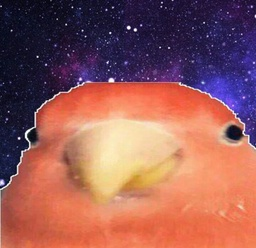
#> input picture pepuk.jpg, 256 x 248 px, shrunk from 604 x 584 before the run
$ jupyter execute lab_5.ipynb
#> lines starting #> are read from the running program, lines starting #| are printed output that depends on the picture
# ЛР №5

Вариант 5
Студент: Геворкян Д.Ф.

[cell 1]
import cv2
import numpy as np
import matplotlib.pyplot as plt

[cell 2]
def affine_transformations(image):
    h, w = image.shape[:2]

    scaled = cv2.resize(image, (30, 20), interpolation=cv2.INTER_AREA)  # ширина = 300, высота = 200

    M_translate = np.float32([[1, 0, 50], [0, 1, 50]])
    translated = cv2.warpAffine(image, M_translate, (w + 50, h + 50))

    center = (w // 2, h // 2)
    M_rotate = cv2.getRotationMatrix2D(center, 45, 1.0)
    rotated = cv2.warpAffine(image, M_rotate, (w, h))

    shear_x = 0.3
    shear_y = 0.2
    M_shear = np.float32([[1, shear_x, 0],
                          [shear_y, 1, 0]])
    sheared = cv2.warpAffine(image, M_shear, (int(w + shear_x * h), int(h + shear_y * w)))

    mirrored = cv2.flip(image, 1)

    return scaled, translated, rotated, sheared, mirrored

def main():
    image = cv2.imread('pepuk.jpg', cv2.IMREAD_GRAYSCALE)
#> image: shape (248, 256); min 1, max 255, mean 108.3
    if image is None:
        print("Ошибка загрузки изображения")
        return

    scaled, translated, rotated, sheared, mirrored = affine_transformations(image)
#> in affine_transformations, `rotated = cv2.warpAffine(image, M_rotate, (w, h))`:
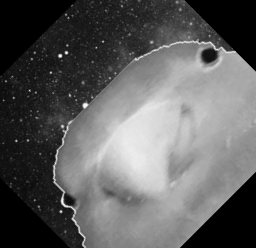
#> rotated: shape (248, 256); min 0, max 254, mean 94.2
#> in affine_transformations, `sheared = cv2.warpAffine(image, M_shear, (int(w + shear_x * h), int(h ..`:
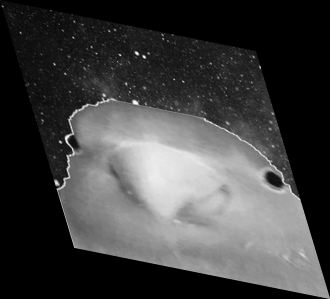
#> sheared: shape (299, 330); min 0, max 254, mean 65.5
#> in affine_transformations, `mirrored = cv2.flip(image, 1)`:
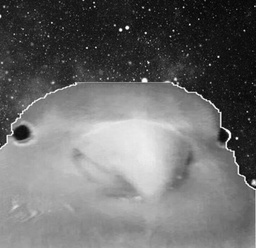
#> mirrored: shape (248, 256); min 1, max 255, mean 108.3

    titles = [
        'Исходное изображение',
        '1. Масштабирование',
        '2. Перенос',
        '3. Поворот',
        '4. Скос',
        '5. Зеркальное отражение'
    ]
    images = [image, scaled, translated, rotated, sheared, mirrored]

    plt.figure(figsize=(15, 10))
    for i in range(len(images)):
        plt.subplot(2, 3, i + 1)
        plt.imshow(images[i], cmap='gray')
        plt.title(titles[i])
        plt.axis('off')
#> this loop made 6 passes

    plt.tight_layout()
    plt.show()

main()

[cell 3]
def apply_affine_transform(image, matrix, output_size):
    h_out, w_out = output_size
    result = np.zeros((h_out, w_out), dtype=np.uint8)
    M_inv = np.linalg.inv(matrix)

    for y_out in range(h_out):
        for x_out in range(w_out):
            src_coords = M_inv @ np.array([x_out, y_out, 1])
            x_src, y_src = src_coords[:2]

            x0, y0 = int(x_src), int(y_src)

            if 0 <= x0 < image.shape[1] and 0 <= y0 < image.shape[0]:
                result[y_out, x_out] = image[y0, x0]

    return result

def scale(image, sx, sy):
    h, w = image.shape
    M = np.array([
        [sx, 0, 0],
        [0, sy, 0],
        [0, 0, 1]
    ])
    return apply_affine_transform(image, M, (int(h * sy), int(w * sx)))

def translate(image, tx, ty):
    h, w = image.shape
    M = np.array([
        [1, 0, tx],
        [0, 1, ty],
        [0, 0, 1]
    ])
    return apply_affine_transform(image, M, (h + ty, w + tx))

def shear(image, shx, shy):
    h, w = image.shape
    M = np.array([
        [1, shx, 0],
        [shy, 1, 0],
        [0, 0, 1]
    ])
    new_w = int(w + abs(shx) * h)
    new_h = int(h + abs(shy) * w)
    return apply_affine_transform(image, M, (new_h, new_w))

def rotate(image, angle_deg):
    h, w = image.shape
    angle_rad = np.radians(angle_deg)
    cos_a, sin_a = np.cos(angle_rad), np.sin(angle_rad)
    cx, cy = w / 2, h / 2

    M = np.array([
        [cos_a, -sin_a, (1 - cos_a) * cx + sin_a * cy],
        [sin_a,  cos_a, (1 - cos_a) * cy - sin_a * cx],
        [0, 0, 1]
    ])
    return apply_affine_transform(image, M, (h, w))

def mirror(image):
    h, w = image.shape
    M = np.array([
        [-1, 0, w - 1],
        [0, 1, 0],
        [0, 0, 1]
    ])
    return apply_affine_transform(image, M, (h, w))

def postprocess_laplacian(image):
    laplacian_kernel = np.array([[1, 1, 1],
                                  [1, -8, 1],
                                  [1, 1, 1]], dtype=np.float32) / 10
    laplacian = cv2.filter2D(image.astype(np.float32), -1, laplacian_kernel)
    sharpened = image.astype(np.float32) - laplacian
    return np.clip(sharpened, 0, 255).astype(np.uint8)

def main():
    image = cv2.imread('pepuk.jpg')
#> image is the input picture: shape (248, 256, 3); mean B, G, R 88.9, 91.4, 149.2

    gray = cv2.cvtColor(image, cv2.COLOR_BGR2GRAY)

    scaled = scale(gray, 6, 3)
    translated = translate(gray, 50, 30)
#> call 2 of apply_affine_transform, with matrix = array of shape (3, 3), output_size = (278, 306)
    sheared = shear(gray, 0.3, 0.2)
#> call 3 of apply_affine_transform, with matrix = array of shape (3, 3), output_size = (299, 330)
    rotated = rotate(gray, 45)
#> call 4 of apply_affine_transform, with matrix = array of shape (3, 3), output_size = (248, 256)
#> after the loop in apply_affine_transform (call 4), `for y_out in range(h_out):`:
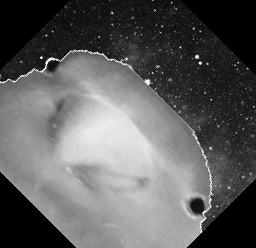
#> result: shape (248, 256); min 0, max 254, mean 94.2
    mirrored = mirror(gray)

    results = [gray, scaled, translated, sheared, rotated, mirrored]
    titles = [
        'Оригинал',
        '1. Масштаб',
        '2. Перенос',
        '3. Скос',
        '4. Поворот',
        '5. Зеркало'
    ]

    plt.figure(figsize=(15, 10))
    for i in range(len(results)):
        plt.subplot(2, 3, i + 1)
        plt.imshow(results[i], cmap='gray')
        plt.title(titles[i])
        plt.axis('off')
    plt.tight_layout()
    plt.show()

    # Постобработка
    plt.figure(figsize=(15, 6))
    for i in range(1, len(results)):  # исключаем оригинал
        post = postprocess_laplacian(results[i])
        plt.subplot(1, 5, i)
        plt.imshow(post, cmap='gray')
        plt.title(f'После Лапласиана\n{titles[i]}')
        plt.axis('off')
#> this loop made 5 passes
#> pass 1, in postprocess_laplacian, `sharpened = image.astype(np.float32) - laplacian`:
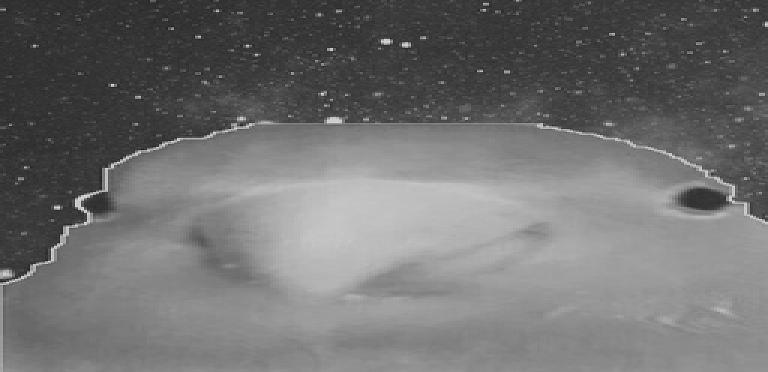
#> sharpened: shape (744, 1536) float32 (shown at 1/2 size); min -61, max 322.4, mean 108.3; drawn with min black and max white
#> pass 2, in postprocess_laplacian (call 2), `laplacian = cv2.filter2D(image.astype(np.float32), -1, laplacian_kernel)`:
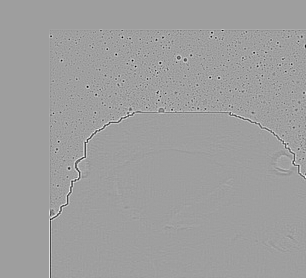
#> laplacian: shape (278, 306) float32; min -124.4, max 75.3, mean 0; drawn with min black and max white
    plt.tight_layout()
    plt.show()
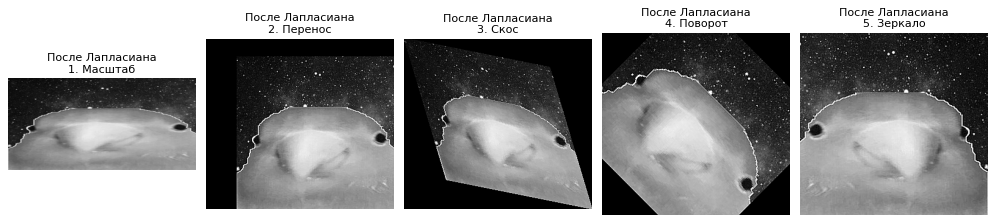
#> figure drawn by matplotlib, 5 panels

main()

[cell 4]
def apply_affine_transform(image, matrix, output_size):
    h_out, w_out = output_size
    result = np.zeros((h_out, w_out), dtype=np.uint8)
    M_inv = np.linalg.inv(matrix)

    for y_out in range(h_out):
        for x_out in range(w_out):
            src_coords = M_inv @ np.array([x_out, y_out, 1])
            x_src, y_src = src_coords[:2]
            x0, y0 = int(x_src), int(y_src)

            if 0 <= x0 < image.shape[1] and 0 <= y0 < image.shape[0]:
                result[y_out, x_out] = image[y0, x0]

    return result

def scale(image, cx, cy):
    h, w = image.shape
    M = np.array([
        [cx, 0, 0],
        [0, cy, 0],
        [0, 0, 1]
    ])
    return apply_affine_transform(image, M, (int(h * cy), int(w * cx)))

def shear_horizontal(image, sh):
    h, w = image.shape
    M = np.array([
        [1, 0, 0],
        [sh, 1, 0],
        [0, 0, 1]
    ])
    new_h = int(h + abs(sh) * w)
    return apply_affine_transform(image, M, (new_h, w))

def rotate(image, angle_deg):
    h, w = image.shape
    angle_rad = np.radians(angle_deg)
    cos_a, sin_a = np.cos(angle_rad), np.sin(angle_rad)
    cx, cy = w / 2, h / 2

    M = np.array([
        [cos_a, -sin_a, (1 - cos_a) * cx + sin_a * cy],
        [sin_a,  cos_a, (1 - cos_a) * cy - sin_a * cx],
        [0, 0, 1]
    ])
    return apply_affine_transform(image, M, (h, w))

def main():
    image = cv2.imread('pepuk.jpg')
    if image is None:
        print("Ошибка загрузки изображения")
        return

    gray = cv2.cvtColor(image, cv2.COLOR_BGR2GRAY)

    scaled = scale(gray, 1.2, 0.8)
#> after the loop in apply_affine_transform, `for y_out in range(h_out):`:
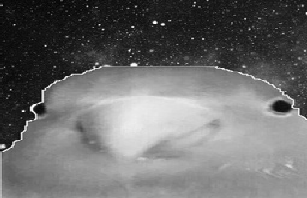
#> result: shape (198, 307); min 2, max 254, mean 108
    sheared = shear_horizontal(scaled, 0.4)
#> call 2 of apply_affine_transform, with matrix = array of shape (3, 3), output_size = (320, 307)
#> after the loop in apply_affine_transform (call 2), `for y_out in range(h_out):`:
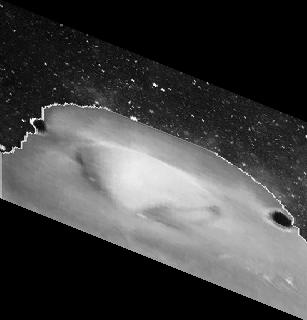
#> result: shape (320, 307); min 0, max 254, mean 66.9
    rotated = rotate(sheared, 30)
#> call 3 of apply_affine_transform, with matrix = array of shape (3, 3), output_size = (320, 307)
#> after the loop in apply_affine_transform (call 3), `for y_out in range(h_out):`:
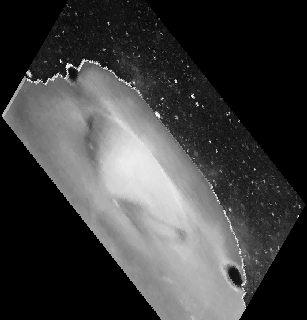
#> result: shape (320, 307); min 0, max 254, mean 63.2

    plt.figure(figsize=(15, 6))
    titles = ['Оригинал', 'Масштаб', 'Скос горизонтальный', 'Поворот']
    images = [gray, scaled, sheared, rotated]

    for i in range(4):
        plt.subplot(1, 4, i + 1)
        plt.imshow(images[i], cmap='gray')
        plt.title(titles[i])
        plt.axis('off')

    plt.tight_layout()
    (plt.show())


main()

$ run again, with kok.jpg copied over pepuk.jpg
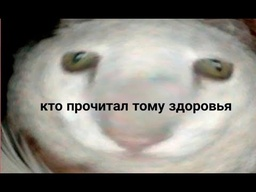
#> input picture kok.jpg, 256 x 192 px, shrunk from 480 x 360 before the run
#> the loop in main, `for i in range(len(images)):` made 6 passes
#> in main, image is the input picture: shape (192, 256, 3); mean B, G, R 121.7, 128.5, 131
#> after the loop in apply_affine_transform (call 4), `for y_out in range(h_out):`:
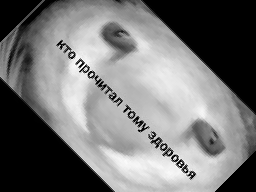
#> result: shape (192, 256); min 0, max 255, mean 117
#> the loop in main, `for i in range(len(results)):` made 6 passes
#> the loop in main, `for i in range(1, len(results)):` made 5 passes
#> after the loop in apply_affine_transform (call 3), `for y_out in range(h_out):`:
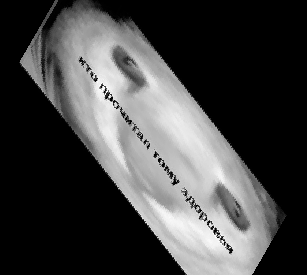
#> result: shape (275, 307); min 0, max 255, mean 68.4
